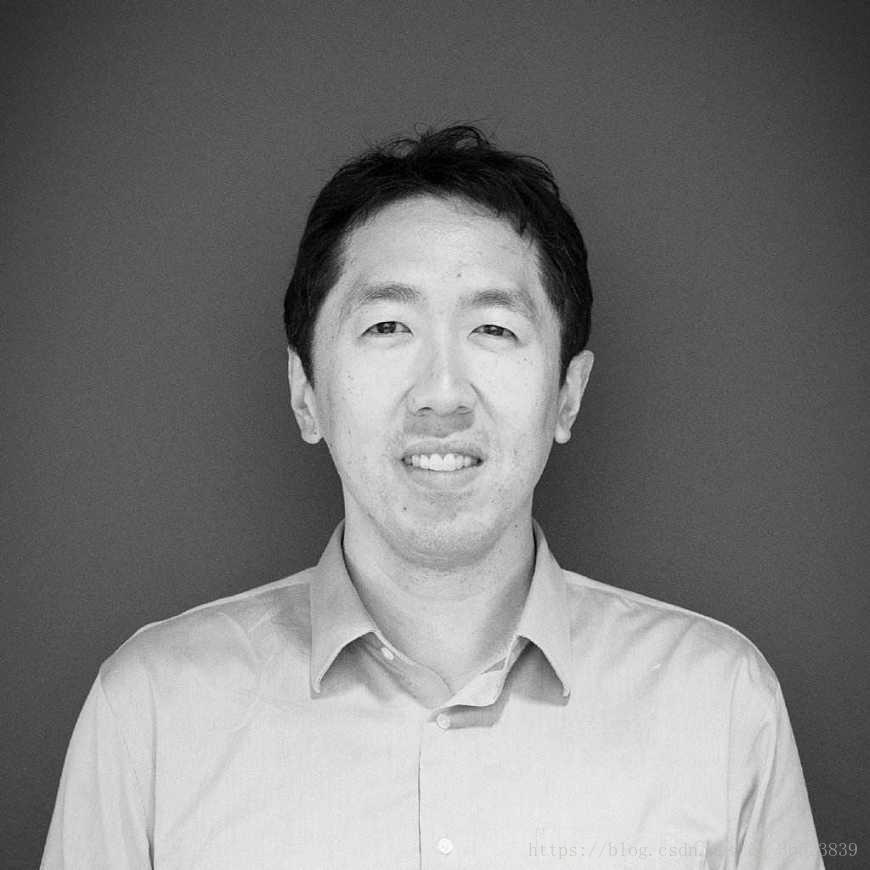
#> input picture PCA_SVD/1.jpeg, 870 x 870 px
$ python SVD_image.py
#> lines starting #> are read from the running program, lines starting #| are printed output that depends on the picture
from scipy import ndimage
import numpy as np
import matplotlib.pyplot as plt


def pic_compress(k, pic_array):
#> called with k = 30
    u, sigma, vt = np.linalg.svd(pic_array)
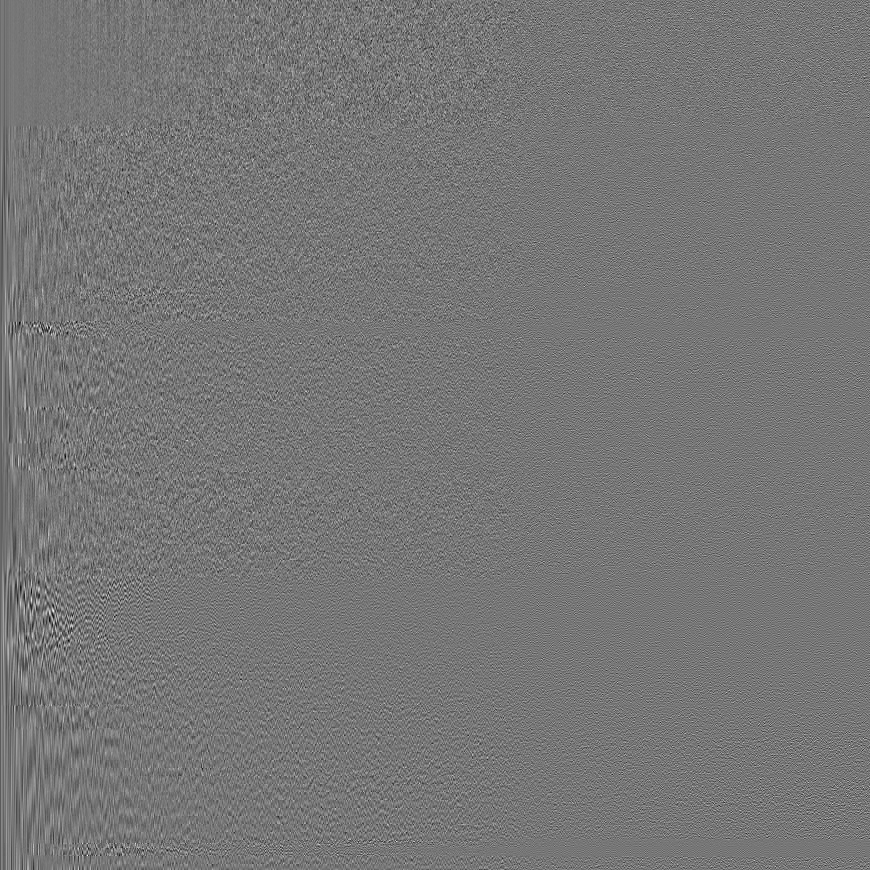
#> u: shape (870, 870) float32; min -0.22, max 0.252, mean -6.03e-05; drawn with min black and max white
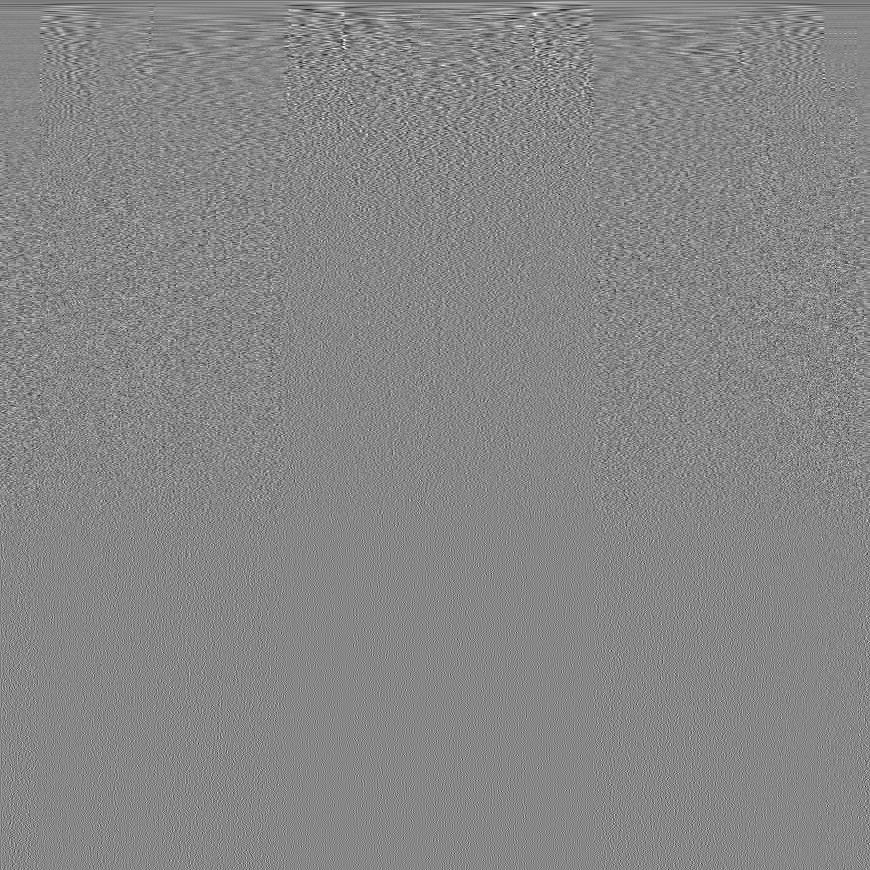
#> vt: shape (870, 870) float32; min -0.216, max 0.192, mean -4.61e-05; drawn with min black and max white
#> sigma = 870 values, max 116587.5 at index 0, min 0.000786 at index 869, mean 342.2
    sig = np.eye(k) * sigma[: k]
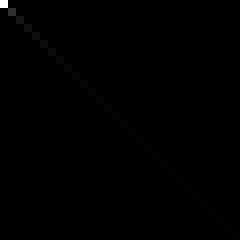
#> sig: shape (30, 30) float64 (shown 8 times larger); min 0, max 116587.5, mean 240.1; drawn with min black and max white
    new_pic = np.dot(np.dot(u[:, :k], sig), vt[:k, :])  # 还原图像
    size = u.shape[0] * k + sig.shape[0] * sig.shape[1] + k * vt.shape[1]  # 压缩后大小
#> size = 53100
    return new_pic, size


path = './1.jpeg'
ori_img = np.array(ndimage.imread(path, flatten=True))


new_img, size = pic_compress(30, ori_img)
#> size = 53100
print("original size:" + str(ori_img.shape[0] * ori_img.shape[1]))
#| original size:756900
print("compress size:" + str(size))
#| compress size:53100

print(size)
#| 53100
fig, ax = plt.subplots(1, 2)
ax[0].imshow(ori_img)
ax[0].set_title("before compress")
ax[1].imshow(new_img)
ax[1].set_title("after compress")
plt.show()
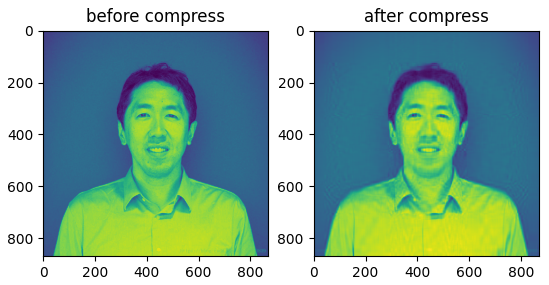
#> figure drawn by matplotlib, 2 panels

# #data = np.mat(img)
# print(ori_img.shape())
# # 需要mat处理后才能在降维中使用矩阵的相乘
# U, sigma, VT = np.linalg.svd(data)
# # 在重构之前，依据前面的方法需要选择达到某个能量度的奇异值
# cnt = sum(sigma)
# print(cnt)
# cnt90 = 0.9 * cnt  # 达到90%时的奇异总值
# print(cnt90)
# count = 50  # 选择前50个奇异值
# cntN = sum(sigma[:count])
# print(cntN)
#
# # 重构矩阵
# dig = np.mat(np.eye(count) * sigma[:count])  # 获得对角矩阵
# # dim = data.T * U[:,:count] * dig.I # 降维 格外变量这里没有用
# redata = U[:, :count] * dig * VT[:count, :]  # 重构
#
# plt.imshow(data, cmap='gray')  # 取灰
# plt.show()  # 可以使用save函数来保存图片
